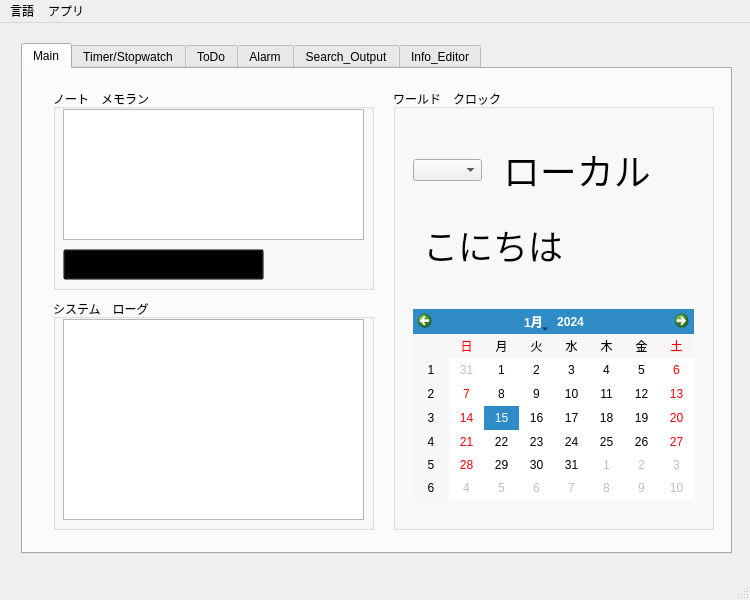
<?xml version="1.0" encoding="UTF-8"?>
<ui version="4.0">
 <class>MainWindow</class>
 <widget class="QMainWindow" name="MainWindow">
  <property name="geometry">
   <rect>
    <x>0</x>
    <y>0</y>
    <width>750</width>
    <height>600</height>
   </rect>
  </property>
  <property name="windowTitle">
   <string>Time Management Master</string>
  </property>
  <property name="locale">
   <locale language="Japanese" country="Japan"/>
  </property>
  <widget class="QWidget" name="centralwidget">
   <widget class="QTabWidget" name="tabWidget">
    <property name="geometry">
     <rect>
      <x>21</x>
      <y>20</y>
      <width>711</width>
      <height>511</height>
     </rect>
    </property>
    <property name="currentIndex">
     <number>0</number>
    </property>
    <widget class="QWidget" name="tab">
     <attribute name="title">
      <string>Main</string>
     </attribute>
     <widget class="QGroupBox" name="groupBox">
      <property name="geometry">
       <rect>
        <x>30</x>
        <y>20</y>
        <width>321</width>
        <height>201</height>
       </rect>
      </property>
      <property name="styleSheet">
       <string notr="true">font: 12pt &quot;MS Shell Dlg 2&quot;;</string>
      </property>
      <property name="title">
       <string>ノート　メモラン</string>
      </property>
      <widget class="QPushButton" name="insertButton">
       <property name="geometry">
        <rect>
         <x>10</x>
         <y>160</y>
         <width>201</width>
         <height>31</height>
        </rect>
       </property>
       <property name="styleSheet">
        <string notr="true">QPushButton{
	font: 8pt &quot;Yu Gothic UI Semilight&quot;;
	background-image: url(:/image/UI/UI_Element/Button_TitleStyle.png);
	background-color:transparent;
	background-repeat: no-repeat;
}
QPushButton:hover{
	background-position: 10px 0px;
}
QPushButton:pressed{
	font-size:10pt;
	font-style:oblique;
	font-variant:small-caps;
	border-bottom-left-radius:15px;
	border-top-left-radius:15px;
	border-style:inset;
	background-color:#cccccccc
}</string>
       </property>
       <property name="text">
        <string>テータ　記入</string>
       </property>
      </widget>
      <widget class="QTextEdit" name="Insert_Data">
       <property name="geometry">
        <rect>
         <x>10</x>
         <y>20</y>
         <width>301</width>
         <height>131</height>
        </rect>
       </property>
      </widget>
     </widget>
     <widget class="QGroupBox" name="groupBox_2">
      <property name="geometry">
       <rect>
        <x>30</x>
        <y>230</y>
        <width>321</width>
        <height>231</height>
       </rect>
      </property>
      <property name="title">
       <string>システム　ローグ</string>
      </property>
      <widget class="QTextBrowser" name="SystemOP_Browser">
       <property name="geometry">
        <rect>
         <x>10</x>
         <y>20</y>
         <width>301</width>
         <height>201</height>
        </rect>
       </property>
      </widget>
     </widget>
     <widget class="QGroupBox" name="groupBox_3">
      <property name="geometry">
       <rect>
        <x>370</x>
        <y>20</y>
        <width>321</width>
        <height>441</height>
       </rect>
      </property>
      <property name="title">
       <string>ワールド　クロック</string>
      </property>
      <widget class="QLabel" name="label_name">
       <property name="geometry">
        <rect>
         <x>30</x>
         <y>120</y>
         <width>271</width>
         <height>71</height>
        </rect>
       </property>
       <property name="font">
        <font>
         <family>MS PMincho</family>
         <pointsize>26</pointsize>
        </font>
       </property>
       <property name="text">
        <string>こにちは</string>
       </property>
      </widget>
      <widget class="QCalendarWidget" name="calendarWidget">
       <property name="geometry">
        <rect>
         <x>20</x>
         <y>220</y>
         <width>281</width>
         <height>191</height>
        </rect>
       </property>
      </widget>
      <widget class="QLabel" name="label_time">
       <property name="geometry">
        <rect>
         <x>110</x>
         <y>60</y>
         <width>201</width>
         <height>41</height>
        </rect>
       </property>
       <property name="font">
        <font>
         <pointsize>28</pointsize>
        </font>
       </property>
       <property name="text">
        <string>ローカル</string>
       </property>
      </widget>
      <widget class="QComboBox" name="comboBox_4">
       <property name="geometry">
        <rect>
         <x>20</x>
         <y>70</y>
         <width>69</width>
         <height>22</height>
        </rect>
       </property>
      </widget>
     </widget>
    </widget>
    <widget class="QWidget" name="tab_6">
     <attribute name="title">
      <string>Timer/Stopwatch</string>
     </attribute>
     <widget class="QGroupBox" name="groupBox_13">
      <property name="geometry">
       <rect>
        <x>20</x>
        <y>30</y>
        <width>231</width>
        <height>251</height>
       </rect>
      </property>
      <property name="title">
       <string>Stopwatch</string>
      </property>
      <widget class="QPushButton" name="StopwatchLapButton">
       <property name="geometry">
        <rect>
         <x>30</x>
         <y>70</y>
         <width>75</width>
         <height>23</height>
        </rect>
       </property>
       <property name="text">
        <string>Lap</string>
       </property>
      </widget>
      <widget class="QPushButton" name="StopwatchStartButton">
       <property name="geometry">
        <rect>
         <x>130</x>
         <y>70</y>
         <width>75</width>
         <height>23</height>
        </rect>
       </property>
       <property name="text">
        <string>Start</string>
       </property>
      </widget>
      <widget class="QLabel" name="label_10">
       <property name="geometry">
        <rect>
         <x>50</x>
         <y>20</y>
         <width>121</width>
         <height>41</height>
        </rect>
       </property>
       <property name="styleSheet">
        <string notr="true">font: 75 italic 22pt &quot;MS Serif&quot;;color:rgb(85, 170, 255);</string>
       </property>
       <property name="text">
        <string>00:00.00</string>
       </property>
      </widget>
      <widget class="QLabel" name="label_13">
       <property name="geometry">
        <rect>
         <x>40</x>
         <y>10</y>
         <width>161</width>
         <height>16</height>
        </rect>
       </property>
       <property name="text">
        <string>Minutes/Seconds/TenMilliseconds</string>
       </property>
      </widget>
      <widget class="QTextBrowser" name="Lap_Browser">
       <property name="geometry">
        <rect>
         <x>10</x>
         <y>100</y>
         <width>211</width>
         <height>141</height>
        </rect>
       </property>
      </widget>
     </widget>
     <widget class="QGroupBox" name="groupBox_14">
      <property name="geometry">
       <rect>
        <x>270</x>
        <y>30</y>
        <width>381</width>
        <height>171</height>
       </rect>
      </property>
      <property name="title">
       <string>Timer</string>
      </property>
      <widget class="QProgressBar" name="progressBar_timer">
       <property name="geometry">
        <rect>
         <x>20</x>
         <y>30</y>
         <width>118</width>
         <height>23</height>
        </rect>
       </property>
       <property name="value">
        <number>0</number>
       </property>
      </widget>
      <widget class="QLabel" name="label_11">
       <property name="geometry">
        <rect>
         <x>190</x>
         <y>20</y>
         <width>101</width>
         <height>16</height>
        </rect>
       </property>
       <property name="text">
        <string>Hours/Min/sec</string>
       </property>
      </widget>
      <widget class="QPushButton" name="TimerStartButton">
       <property name="geometry">
        <rect>
         <x>150</x>
         <y>130</y>
         <width>75</width>
         <height>23</height>
        </rect>
       </property>
       <property name="text">
        <string>Start</string>
       </property>
      </widget>
      <widget class="QPushButton" name="TimerCancelButton">
       <property name="geometry">
        <rect>
         <x>40</x>
         <y>130</y>
         <width>75</width>
         <height>23</height>
        </rect>
       </property>
       <property name="text">
        <string>Cancel</string>
       </property>
      </widget>
      <widget class="QWidget" name="layoutWidget">
       <property name="geometry">
        <rect>
         <x>170</x>
         <y>40</y>
         <width>181</width>
         <height>22</height>
        </rect>
       </property>
       <layout class="QHBoxLayout" name="horizontalLayout_10">
        <item>
         <widget class="QSpinBox" name="spinBox_hor">
          <property name="maximum">
           <number>24</number>
          </property>
         </widget>
        </item>
        <item>
         <widget class="QSpinBox" name="spinBox_min">
          <property name="maximum">
           <number>59</number>
          </property>
         </widget>
        </item>
        <item>
         <widget class="QSpinBox" name="spinBox_sec">
          <property name="maximum">
           <number>59</number>
          </property>
         </widget>
        </item>
       </layout>
      </widget>
      <widget class="QWidget" name="layoutWidget">
       <property name="geometry">
        <rect>
         <x>250</x>
         <y>80</y>
         <width>121</width>
         <height>71</height>
        </rect>
       </property>
       <layout class="QHBoxLayout" name="horizontalLayout_11">
        <item>
         <widget class="QDial" name="dial_min"/>
        </item>
        <item>
         <widget class="QDial" name="dial_sec"/>
        </item>
       </layout>
      </widget>
      <widget class="QWidget" name="layoutWidget">
       <property name="geometry">
        <rect>
         <x>30</x>
         <y>80</y>
         <width>206</width>
         <height>25</height>
        </rect>
       </property>
       <layout class="QHBoxLayout" name="horizontalLayout_12">
        <item>
         <widget class="QLCDNumber" name="lcdNumber">
          <property name="styleSheet">
           <string notr="true">QLCDNumber{
	
	background-color: rgb(85, 170, 255);
	border-width:2px;
	border-radius:10px;
}</string>
          </property>
         </widget>
        </item>
        <item>
         <widget class="QLCDNumber" name="lcdNumber_2">
          <property name="styleSheet">
           <string notr="true">QLCDNumber{
	
	background-color: rgb(85, 170, 255);
	border-width:2px;
	border-radius:10px;
}</string>
          </property>
         </widget>
        </item>
        <item>
         <widget class="QLCDNumber" name="lcdNumber_3">
          <property name="styleSheet">
           <string notr="true">QLCDNumber{
	
	background-color: rgb(85, 170, 255);
	border-width:2px;
	border-radius:10px;
}</string>
          </property>
         </widget>
        </item>
       </layout>
      </widget>
      <widget class="QCheckBox" name="checkBox_timerAlarm">
       <property name="geometry">
        <rect>
         <x>20</x>
         <y>60</y>
         <width>111</width>
         <height>17</height>
        </rect>
       </property>
       <property name="text">
        <string>Make Alarm Work</string>
       </property>
      </widget>
     </widget>
    </widget>
    <widget class="QWidget" name="tab_4">
     <attribute name="title">
      <string>ToDo</string>
     </attribute>
     <widget class="QPushButton" name="todoButton">
      <property name="geometry">
       <rect>
        <x>230</x>
        <y>30</y>
        <width>75</width>
        <height>31</height>
       </rect>
      </property>
      <property name="styleSheet">
       <string notr="true"/>
      </property>
      <property name="text">
       <string>ToDo</string>
      </property>
     </widget>
     <widget class="QCheckBox" name="checkBox_Memo">
      <property name="geometry">
       <rect>
        <x>30</x>
        <y>160</y>
        <width>81</width>
        <height>17</height>
       </rect>
      </property>
      <property name="text">
       <string>Add Memo</string>
      </property>
     </widget>
     <widget class="QGroupBox" name="groupBox_9">
      <property name="geometry">
       <rect>
        <x>330</x>
        <y>10</y>
        <width>361</width>
        <height>461</height>
       </rect>
      </property>
      <property name="title">
       <string>ToDo</string>
      </property>
      <widget class="QRadioButton" name="radioButton_Done">
       <property name="geometry">
        <rect>
         <x>10</x>
         <y>280</y>
         <width>82</width>
         <height>17</height>
        </rect>
       </property>
       <property name="text">
        <string>Done</string>
       </property>
       <property name="checked">
        <bool>true</bool>
       </property>
      </widget>
      <widget class="QRadioButton" name="radioButton_Off">
       <property name="geometry">
        <rect>
         <x>100</x>
         <y>280</y>
         <width>82</width>
         <height>17</height>
        </rect>
       </property>
       <property name="text">
        <string>Off</string>
       </property>
      </widget>
      <widget class="QPushButton" name="todoButton_Del">
       <property name="geometry">
        <rect>
         <x>300</x>
         <y>430</y>
         <width>41</width>
         <height>20</height>
        </rect>
       </property>
       <property name="text">
        <string>Del</string>
       </property>
      </widget>
      <widget class="QListWidget" name="listWidget_trash">
       <property name="geometry">
        <rect>
         <x>10</x>
         <y>310</y>
         <width>331</width>
         <height>121</height>
        </rect>
       </property>
       <property name="styleSheet">
        <string notr="true">font: 75 16pt &quot;MS Shell Dlg 2&quot;;</string>
       </property>
       <property name="sortingEnabled">
        <bool>false</bool>
       </property>
      </widget>
      <widget class="QListWidget" name="listWidget_todo">
       <property name="geometry">
        <rect>
         <x>10</x>
         <y>21</y>
         <width>331</width>
         <height>251</height>
        </rect>
       </property>
       <property name="styleSheet">
        <string notr="true">font: 75 16pt &quot;MS Shell Dlg 2&quot;;</string>
       </property>
       <property name="viewMode">
        <enum>QListView::ListMode</enum>
       </property>
       <property name="currentRow">
        <number>-1</number>
       </property>
       <property name="sortingEnabled">
        <bool>true</bool>
       </property>
      </widget>
      <widget class="QLabel" name="label_15">
       <property name="geometry">
        <rect>
         <x>20</x>
         <y>433</y>
         <width>61</width>
         <height>20</height>
        </rect>
       </property>
       <property name="text">
        <string>Trash Can</string>
       </property>
      </widget>
      <widget class="QWidget" name="">
       <property name="geometry">
        <rect>
         <x>180</x>
         <y>280</y>
         <width>158</width>
         <height>25</height>
        </rect>
       </property>
       <layout class="QHBoxLayout" name="horizontalLayout_13">
        <item>
         <widget class="QPushButton" name="todoButton_Check">
          <property name="text">
           <string>Check</string>
          </property>
         </widget>
        </item>
        <item>
         <widget class="QPushButton" name="todoButton_Weighup">
          <property name="text">
           <string>Up</string>
          </property>
         </widget>
        </item>
       </layout>
      </widget>
     </widget>
     <widget class="QPlainTextEdit" name="plainTextEdit_todoMemo">
      <property name="geometry">
       <rect>
        <x>30</x>
        <y>200</y>
        <width>271</width>
        <height>241</height>
       </rect>
      </property>
      <property name="styleSheet">
       <string notr="true">font: 12pt &quot;MS Shell Dlg 2&quot;;</string>
      </property>
     </widget>
     <widget class="QLabel" name="label_8">
      <property name="geometry">
       <rect>
        <x>40</x>
        <y>455</y>
        <width>191</width>
        <height>21</height>
       </rect>
      </property>
      <property name="styleSheet">
       <string notr="true">font: 10pt &quot;MS Shell Dlg 2&quot;;</string>
      </property>
      <property name="text">
       <string>Information</string>
      </property>
     </widget>
     <widget class="QLineEdit" name="lineEdit_Todo">
      <property name="geometry">
       <rect>
        <x>30</x>
        <y>30</y>
        <width>191</width>
        <height>31</height>
       </rect>
      </property>
      <property name="styleSheet">
       <string notr="true">font: 12pt &quot;MS Shell Dlg 2&quot;;</string>
      </property>
      <property name="maxLength">
       <number>20</number>
      </property>
     </widget>
     <widget class="QCheckBox" name="checkBox_Alarm">
      <property name="geometry">
       <rect>
        <x>30</x>
        <y>130</y>
        <width>72</width>
        <height>17</height>
       </rect>
      </property>
      <property name="text">
       <string>Add Alarm</string>
      </property>
     </widget>
     <widget class="QDateTimeEdit" name="dateTimeEdit_Alarm">
      <property name="geometry">
       <rect>
        <x>30</x>
        <y>70</y>
        <width>194</width>
        <height>22</height>
       </rect>
      </property>
      <property name="displayFormat">
       <string>yyyy/M/d HH:mm AP</string>
      </property>
     </widget>
     <widget class="QLabel" name="label_9">
      <property name="geometry">
       <rect>
        <x>30</x>
        <y>100</y>
        <width>111</width>
        <height>21</height>
       </rect>
      </property>
      <property name="text">
       <string>yyyy/M/d HH:mm AP</string>
      </property>
     </widget>
     <widget class="QLabel" name="label_14">
      <property name="geometry">
       <rect>
        <x>140</x>
        <y>180</y>
        <width>141</width>
        <height>20</height>
       </rect>
      </property>
      <property name="text">
       <string>Charge Day 0-30 Time 0-24</string>
      </property>
     </widget>
     <widget class="QWidget" name="layoutWidget">
      <property name="geometry">
       <rect>
        <x>140</x>
        <y>110</y>
        <width>151</width>
        <height>73</height>
       </rect>
      </property>
      <layout class="QHBoxLayout" name="horizontalLayout_8">
       <item>
        <widget class="QDial" name="dial_Adays">
         <property name="maximum">
          <number>30</number>
         </property>
        </widget>
       </item>
       <item>
        <widget class="QDial" name="dial_Ahour">
         <property name="maximum">
          <number>86400</number>
         </property>
        </widget>
       </item>
      </layout>
     </widget>
    </widget>
    <widget class="QWidget" name="tab_5">
     <attribute name="title">
      <string>Alarm</string>
     </attribute>
     <widget class="QGroupBox" name="groupBox_8">
      <property name="geometry">
       <rect>
        <x>310</x>
        <y>20</y>
        <width>371</width>
        <height>441</height>
       </rect>
      </property>
      <property name="title">
       <string>System Alarm</string>
      </property>
      <widget class="QListWidget" name="listWidget_Alarm">
       <property name="geometry">
        <rect>
         <x>20</x>
         <y>30</y>
         <width>341</width>
         <height>351</height>
        </rect>
       </property>
       <property name="styleSheet">
        <string notr="true">font: 16pt &quot;Noto Mono&quot;;</string>
       </property>
       <property name="sortingEnabled">
        <bool>false</bool>
       </property>
      </widget>
      <widget class="QWidget" name="layoutWidget">
       <property name="geometry">
        <rect>
         <x>200</x>
         <y>390</y>
         <width>156</width>
         <height>25</height>
        </rect>
       </property>
       <layout class="QHBoxLayout" name="horizontalLayout_9">
        <item>
         <widget class="QPushButton" name="CancelButton_Alarm">
          <property name="text">
           <string>Cancel it</string>
          </property>
         </widget>
        </item>
        <item>
         <widget class="QCheckBox" name="checkBox">
          <property name="text">
           <string>CheckBox</string>
          </property>
         </widget>
        </item>
       </layout>
      </widget>
      <widget class="QLabel" name="label_12">
       <property name="geometry">
        <rect>
         <x>30</x>
         <y>400</y>
         <width>151</width>
         <height>21</height>
        </rect>
       </property>
       <property name="text">
        <string>Next Alarm:After 00:00</string>
       </property>
      </widget>
     </widget>
     <widget class="QGroupBox" name="groupBox_10">
      <property name="geometry">
       <rect>
        <x>10</x>
        <y>30</y>
        <width>281</width>
        <height>71</height>
       </rect>
      </property>
      <property name="title">
       <string>時計</string>
      </property>
      <widget class="QLabel" name="label_time_2">
       <property name="geometry">
        <rect>
         <x>10</x>
         <y>20</y>
         <width>261</width>
         <height>41</height>
        </rect>
       </property>
       <property name="font">
        <font>
         <family>MS Serif</family>
         <pointsize>22</pointsize>
         <weight>9</weight>
         <italic>true</italic>
         <bold>false</bold>
        </font>
       </property>
       <property name="styleSheet">
        <string notr="true">font: 75 italic 22pt &quot;MS Serif&quot;;color:rgb(85, 170, 255);</string>
       </property>
       <property name="text">
        <string>Currently</string>
       </property>
      </widget>
     </widget>
     <widget class="QPushButton" name="MusicAdd_Button">
      <property name="geometry">
       <rect>
        <x>40</x>
        <y>160</y>
        <width>75</width>
        <height>23</height>
       </rect>
      </property>
      <property name="text">
       <string>Add_Music</string>
      </property>
     </widget>
     <widget class="QGroupBox" name="groupBox_11">
      <property name="geometry">
       <rect>
        <x>40</x>
        <y>200</y>
        <width>201</width>
        <height>171</height>
       </rect>
      </property>
      <property name="title">
       <string>MP3 Sound list</string>
      </property>
      <widget class="QListWidget" name="listWidget_Music">
       <property name="geometry">
        <rect>
         <x>10</x>
         <y>20</y>
         <width>181</width>
         <height>141</height>
        </rect>
       </property>
      </widget>
     </widget>
     <widget class="QGroupBox" name="groupBox_12">
      <property name="geometry">
       <rect>
        <x>40</x>
        <y>380</y>
        <width>241</width>
        <height>51</height>
       </rect>
      </property>
      <property name="title">
       <string>Alarm Sound</string>
      </property>
      <widget class="QLabel" name="label_Music">
       <property name="geometry">
        <rect>
         <x>10</x>
         <y>20</y>
         <width>221</width>
         <height>21</height>
        </rect>
       </property>
       <property name="styleSheet">
        <string notr="true">font: 75 10pt &quot;MS Shell Dlg 2&quot;;</string>
       </property>
       <property name="text">
        <string>Music.mp3</string>
       </property>
      </widget>
     </widget>
     <widget class="QWidget" name="layoutWidget">
      <property name="geometry">
       <rect>
        <x>40</x>
        <y>110</y>
        <width>127</width>
        <height>42</height>
       </rect>
      </property>
      <layout class="QVBoxLayout" name="verticalLayout_3">
       <item>
        <widget class="QRadioButton" name="radioButton_DefS">
         <property name="text">
          <string>Default Alarm Sound</string>
         </property>
         <property name="checked">
          <bool>true</bool>
         </property>
        </widget>
       </item>
       <item>
        <widget class="QRadioButton" name="radioButton_CtmS">
         <property name="text">
          <string>Custom Alarm Sound</string>
         </property>
        </widget>
       </item>
      </layout>
     </widget>
    </widget>
    <widget class="QWidget" name="tab_2">
     <attribute name="title">
      <string>Search_Output</string>
     </attribute>
     <widget class="QGroupBox" name="groupBox_4">
      <property name="geometry">
       <rect>
        <x>30</x>
        <y>20</y>
        <width>641</width>
        <height>131</height>
       </rect>
      </property>
      <property name="title">
       <string>検索ラン</string>
      </property>
      <widget class="QLabel" name="label_2">
       <property name="geometry">
        <rect>
         <x>40</x>
         <y>50</y>
         <width>351</width>
         <height>16</height>
        </rect>
       </property>
       <property name="text">
        <string>Year / Month / Day </string>
       </property>
      </widget>
      <widget class="QPushButton" name="Search_Button">
       <property name="geometry">
        <rect>
         <x>510</x>
         <y>20</y>
         <width>91</width>
         <height>41</height>
        </rect>
       </property>
       <property name="text">
        <string>検索</string>
       </property>
      </widget>
      <widget class="QWidget" name="layoutWidget">
       <property name="geometry">
        <rect>
         <x>40</x>
         <y>80</y>
         <width>436</width>
         <height>22</height>
        </rect>
       </property>
       <layout class="QHBoxLayout" name="horizontalLayout">
        <item>
         <widget class="QComboBox" name="comboBox"/>
        </item>
        <item>
         <widget class="QComboBox" name="comboBox_2"/>
        </item>
        <item>
         <widget class="QComboBox" name="comboBox_3"/>
        </item>
        <item>
         <widget class="QTimeEdit" name="timeEdit"/>
        </item>
       </layout>
      </widget>
      <widget class="QLineEdit" name="lineEdit">
       <property name="geometry">
        <rect>
         <x>140</x>
         <y>20</y>
         <width>331</width>
         <height>20</height>
        </rect>
       </property>
      </widget>
      <widget class="QLabel" name="label_3">
       <property name="geometry">
        <rect>
         <x>60</x>
         <y>20</y>
         <width>61</width>
         <height>21</height>
        </rect>
       </property>
       <property name="focusPolicy">
        <enum>Qt::NoFocus</enum>
       </property>
       <property name="layoutDirection">
        <enum>Qt::LeftToRight</enum>
       </property>
       <property name="autoFillBackground">
        <bool>false</bool>
       </property>
       <property name="text">
        <string>キーワード</string>
       </property>
      </widget>
      <widget class="QWidget" name="layoutWidget">
       <property name="geometry">
        <rect>
         <x>250</x>
         <y>50</y>
         <width>227</width>
         <height>20</height>
        </rect>
       </property>
       <layout class="QHBoxLayout" name="horizontalLayout_2">
        <item>
         <widget class="QRadioButton" name="radioButton">
          <property name="text">
           <string>Filtration Days</string>
          </property>
         </widget>
        </item>
        <item>
         <widget class="QRadioButton" name="radioButton_2">
          <property name="text">
           <string>Until minute</string>
          </property>
         </widget>
        </item>
       </layout>
      </widget>
      <widget class="QPushButton" name="pushButton">
       <property name="geometry">
        <rect>
         <x>510</x>
         <y>80</y>
         <width>91</width>
         <height>23</height>
        </rect>
       </property>
       <property name="text">
        <string>Results Filter</string>
       </property>
      </widget>
     </widget>
     <widget class="QGroupBox" name="groupBox_5">
      <property name="geometry">
       <rect>
        <x>30</x>
        <y>190</y>
        <width>641</width>
        <height>271</height>
       </rect>
      </property>
      <property name="title">
       <string>Output</string>
      </property>
      <widget class="QTableView" name="tableView">
       <property name="geometry">
        <rect>
         <x>20</x>
         <y>30</y>
         <width>601</width>
         <height>221</height>
        </rect>
       </property>
      </widget>
      <widget class="QTableWidget" name="tableWidget">
       <property name="geometry">
        <rect>
         <x>20</x>
         <y>30</y>
         <width>601</width>
         <height>221</height>
        </rect>
       </property>
       <property name="contextMenuPolicy">
        <enum>Qt::DefaultContextMenu</enum>
       </property>
       <property name="autoScrollMargin">
        <number>16</number>
       </property>
       <property name="editTriggers">
        <set>QAbstractItemView::DoubleClicked</set>
       </property>
       <property name="sortingEnabled">
        <bool>false</bool>
       </property>
       <property name="rowCount">
        <number>6</number>
       </property>
       <property name="columnCount">
        <number>6</number>
       </property>
       <attribute name="horizontalHeaderCascadingSectionResizes">
        <bool>false</bool>
       </attribute>
       <attribute name="horizontalHeaderMinimumSectionSize">
        <number>50</number>
       </attribute>
       <attribute name="horizontalHeaderDefaultSectionSize">
        <number>90</number>
       </attribute>
       <attribute name="horizontalHeaderShowSortIndicator" stdset="0">
        <bool>true</bool>
       </attribute>
       <attribute name="horizontalHeaderStretchLastSection">
        <bool>true</bool>
       </attribute>
       <attribute name="verticalHeaderMinimumSectionSize">
        <number>23</number>
       </attribute>
       <row/>
       <row/>
       <row/>
       <row/>
       <row/>
       <row/>
       <column/>
       <column/>
       <column/>
       <column/>
       <column/>
       <column/>
      </widget>
     </widget>
     <widget class="QWidget" name="layoutWidget">
      <property name="geometry">
       <rect>
        <x>30</x>
        <y>160</y>
        <width>321</width>
        <height>23</height>
       </rect>
      </property>
      <layout class="QHBoxLayout" name="horizontalLayout_4">
       <item>
        <widget class="QProgressBar" name="progressBar_search">
         <property name="value">
          <number>0</number>
         </property>
        </widget>
       </item>
       <item>
        <widget class="QLabel" name="label_6">
         <property name="text">
          <string>Wait For System Information</string>
         </property>
        </widget>
       </item>
      </layout>
     </widget>
    </widget>
    <widget class="QWidget" name="tab_3">
     <attribute name="title">
      <string>Info_Editor</string>
     </attribute>
     <widget class="QGroupBox" name="groupBox_6">
      <property name="geometry">
       <rect>
        <x>20</x>
        <y>20</y>
        <width>661</width>
        <height>81</height>
       </rect>
      </property>
      <property name="title">
       <string>Data Selector Control</string>
      </property>
      <widget class="QWidget" name="layoutWidget">
       <property name="geometry">
        <rect>
         <x>10</x>
         <y>20</y>
         <width>641</width>
         <height>49</height>
        </rect>
       </property>
       <layout class="QHBoxLayout" name="horizontalLayout_6">
        <item>
         <layout class="QVBoxLayout" name="verticalLayout">
          <item>
           <widget class="QLabel" name="label">
            <property name="text">
             <string>1.Data ID from database</string>
            </property>
           </widget>
          </item>
          <item>
           <layout class="QHBoxLayout" name="horizontalLayout_3">
            <item>
             <widget class="QLabel" name="label_5">
              <property name="font">
               <font>
                <weight>75</weight>
                <bold>true</bold>
               </font>
              </property>
              <property name="text">
               <string>Number.</string>
              </property>
             </widget>
            </item>
            <item>
             <widget class="QSpinBox" name="spinBox">
              <property name="minimum">
               <number>1</number>
              </property>
              <property name="maximum">
               <number>2147483647</number>
              </property>
             </widget>
            </item>
            <item>
             <widget class="QPushButton" name="Download_Data">
              <property name="text">
               <string>Load Data</string>
              </property>
             </widget>
            </item>
           </layout>
          </item>
         </layout>
        </item>
        <item>
         <widget class="Line" name="line">
          <property name="orientation">
           <enum>Qt::Vertical</enum>
          </property>
         </widget>
        </item>
        <item>
         <layout class="QVBoxLayout" name="verticalLayout_2">
          <item>
           <widget class="QLabel" name="label_4">
            <property name="text">
             <string>2.Path Selected :</string>
            </property>
           </widget>
          </item>
          <item>
           <layout class="QHBoxLayout" name="horizontalLayout_5">
            <item>
             <widget class="QPushButton" name="txt_select">
              <property name="text">
               <string>Select .txt From Disk</string>
              </property>
             </widget>
            </item>
            <item>
             <widget class="QCheckBox" name="checkBox_4">
              <property name="text">
               <string>CheckConform</string>
              </property>
             </widget>
            </item>
            <item>
             <widget class="QPushButton" name="PasteButton">
              <property name="text">
               <string>Paste and ReplaceEditor</string>
              </property>
             </widget>
            </item>
           </layout>
          </item>
         </layout>
        </item>
       </layout>
      </widget>
     </widget>
     <widget class="QGroupBox" name="groupBox_7">
      <property name="geometry">
       <rect>
        <x>20</x>
        <y>120</y>
        <width>661</width>
        <height>341</height>
       </rect>
      </property>
      <property name="title">
       <string>Editor</string>
      </property>
      <widget class="QPlainTextEdit" name="plainTextEdit">
       <property name="geometry">
        <rect>
         <x>23</x>
         <y>23</y>
         <width>611</width>
         <height>281</height>
        </rect>
       </property>
      </widget>
      <widget class="QWidget" name="layoutWidget">
       <property name="geometry">
        <rect>
         <x>440</x>
         <y>310</y>
         <width>191</width>
         <height>25</height>
        </rect>
       </property>
       <layout class="QHBoxLayout" name="horizontalLayout_7">
        <item>
         <widget class="QCheckBox" name="checkBox_5">
          <property name="text">
           <string>CheckConform</string>
          </property>
         </widget>
        </item>
        <item>
         <widget class="QPushButton" name="DataUpdate_Button">
          <property name="text">
           <string>Data_Update</string>
          </property>
         </widget>
        </item>
       </layout>
      </widget>
      <widget class="QLabel" name="label_7">
       <property name="geometry">
        <rect>
         <x>30</x>
         <y>310</y>
         <width>331</width>
         <height>16</height>
        </rect>
       </property>
       <property name="text">
        <string>NOW</string>
       </property>
      </widget>
     </widget>
    </widget>
   </widget>
  </widget>
  <widget class="QMenuBar" name="menubar">
   <property name="geometry">
    <rect>
     <x>0</x>
     <y>0</y>
     <width>750</width>
     <height>21</height>
    </rect>
   </property>
   <widget class="QMenu" name="menuTool_Bar">
    <property name="title">
     <string>言語</string>
    </property>
    <addaction name="separator"/>
    <addaction name="actionEnglish"/>
    <addaction name="separator"/>
    <addaction name="actionChinese"/>
    <addaction name="separator"/>
    <addaction name="actionJapanese"/>
   </widget>
   <widget class="QMenu" name="menuSystem">
    <property name="title">
     <string>アプリ</string>
    </property>
    <addaction name="actionQuit"/>
   </widget>
   <addaction name="menuTool_Bar"/>
   <addaction name="menuSystem"/>
  </widget>
  <widget class="QStatusBar" name="statusbar"/>
  <action name="actionEnglish">
   <property name="text">
    <string>English</string>
   </property>
  </action>
  <action name="actionChinese">
   <property name="text">
    <string>中文</string>
   </property>
  </action>
  <action name="actionJapanese">
   <property name="text">
    <string>日本語</string>
   </property>
  </action>
  <action name="actionQuit">
   <property name="text">
    <string>Quit</string>
   </property>
  </action>
 </widget>
 <resources>
  <include location="../UIrc.qrc"/>
 </resources>
 <connections/>
</ui>
